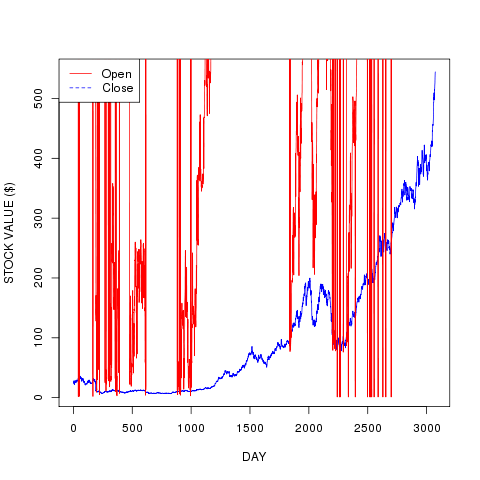

The R source for this figure:
library(ggplot2)

require(devEMF)
emf('aapl.emf')

#aapldata <- read.csv("http://www.google.com/finance/historical?q=NASDAQ:AAPL&authuser=0&output=csv ", sep=",", header=1)
aapldata <- read.csv("http://www.google.com/finance/historical?q=AAPL&startdate=Jan+1%2C+2000&enddate=Mar+1%2C+2012&output=csv ", sep=",", header=1)
googdata <- read.csv("http://www.google.com/finance/historical?q=AAPL&startdate=Nov%201,%202011&enddate=Nov%2030,%202011&output=csv")

# reverse data rows
aapl = aapldata[nrow(aapldata):1, ]

print(names(aapldata))
print(names(aapldata)[c(2,5)])
print(aapl)
#print(googdata)

write.csv(aapldata, file = "aapl.csv")
write.table(aapldata, file = "aapl.tab")

#axis = (1, lab = aapl[2])
#axis = (2, aapl[2])
#box()

# close value
#plot(aapl[,1], aapl[,5], xlab = "TIME", ylab = "PRICE ($)", type = "l", col="blue")
plot(aapl[,5], xlab = "DAY", ylab = "STOCK VALUE ($)", type = "l", col="blue")

# open value
lines(aapl[,2], type = "l", col="red")

#legend("topleft", names(aapldata)[c(2,5)], fill = heat.colors(2))
legend("topleft", names(aapldata)[c(2,5)], lty = 1:2, col = c('red', 'blue'))
#legend("topleft", names(aapldata)[c(2,5)], lty = 1, col = c('red', 'blue'))

#matplot(aapl[,1], aapl[,5], type = "l", col="red")
#plot(aapl[c(1:40), 1], aapl[c(1:40),5], xlab = "TIME", ylab = "PRICE ($)", type = "l", col="blue")
#plot(aapl[c(1:40),5], xlab = "TIME", ylab = "PRICE ($)", type = "l", col="blue")
#plot(aapl[,1], aapl[,5], type = "l", col="blue")

# simple example
#x <- c(1,3,6,9,12)
#y <- c(1.5,2,7,8,15)
#plot(x,y, pch=15, col="blue")

# Example 2. Draw a plot, set a bunch of parameters.
#plot(x,y, xlab="x axis", ylab="y axis", main="my plot", ylim=c(0,20), xlim=c(0,20), pch=15, col="blue")
# fit a line to the points
#myline.fit <- lm(y ~ x)

# get information about the fit
#summary(myline.fit)

# draw the fit line on the plot
#abline(myline.fit)

# add some more points to the graph
#x2 <- c(0.5, 3, 5, 8, 12)
#y2 <- c(0.8, 1, 2, 4, 6)

#points(x2, y2, pch=16, col="green")

# header = TRUE ignores the first line, check.names = FALSE allows '+' in 'C++'
#benchmark <- read.table("", header = TRUE, row.names = "vwnd", check.names = FALSE)

# 't()' is matrix tranposition, 'beside = TRUE' separates the benchmarks, 'heat' provides nice colors
#barplot(t(as.matrix(benchmark)), beside = TRUE, col = heat.colors(6))
#barplot(t(as.matrix(benchmark)), beside = TRUE, col = heat.colors(6), xlab = "DAY", ylab = "STOCK VALUE ($)")

# 'cex' stands for 'character expansion', 'bty' for 'box type' (we don't want borders)
#legend("topright", names(benchmark), cex = 0.9, bty = "n", fill = heat.colors(6))
